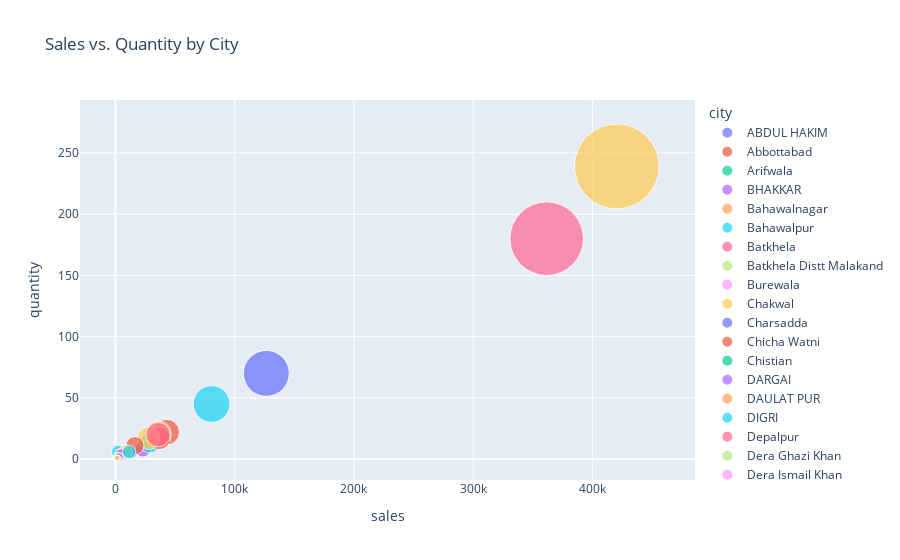

Notebook code for this chart:
### Code cell
bubble = df.groupby("city").agg({"sales":"sum", "quantity":"sum"}).reset_index()
bubble["avg_quantity"] = bubble["quantity"] / len(df)
fig = px.scatter(bubble, x="sales", y="quantity", size="avg_quantity", color="city",
                 title="Sales vs. Quantity by City", hover_name="city", size_max=60)
fig.show()
